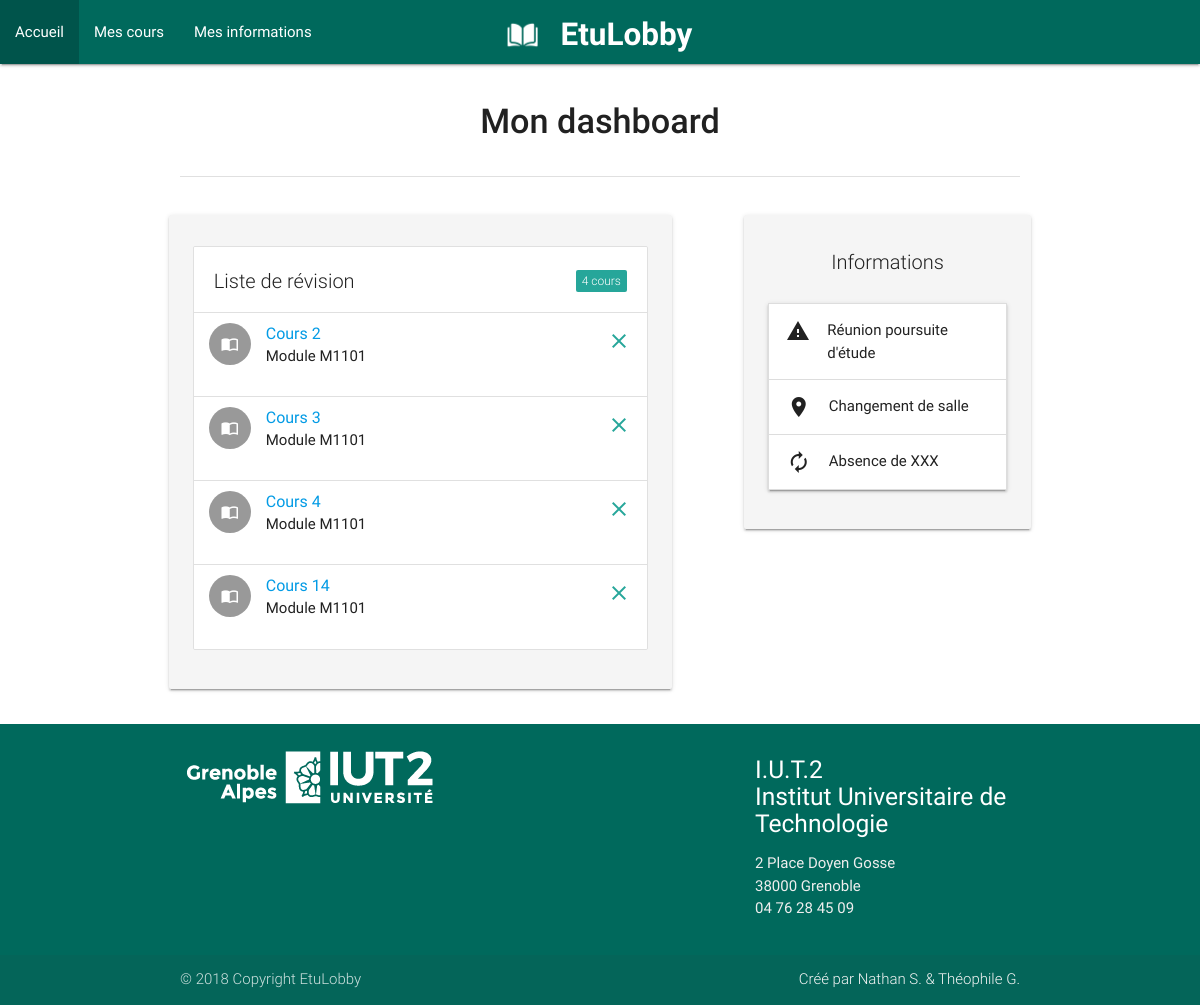
The page /controler/accueil.php (signed in) on the database its author committed.
### tables this page shows
CREATE TABLE cours (
  id INTEGER PRIMARY KEY,
  nomCours TEXT,
  numModule INT,
  FOREIGN KEY(numModule) REFERENCES module(id)
);

### model/DAO_class.php (called while the page is built, shortened)
<?php
  class DAO {
      private $db;
      private $database = 'sqlite:../model/db/etulobby.db';
      function __construct() {
          $this->db = new PDO($this->database);
      }
      function getCoursRevisionByIdUser($idUser) {
          $req = "SELECT idCours FROM revision WHERE idUser = ?";
          $stmt = $this->db->prepare($req);
          $stmt->bindParam(1,$idUser);
          $stmt->execute();
          $res = $stmt->fetchAll(PDO::FETCH_ASSOC);
          $coursRevision = array();
          foreach ($res as $idCours){
              array_push($coursRevision,$this->getCoursById($idCours["idCours"]));
          }
          return $coursRevision;
      }
      function getCoursById($idCours) {
          $req = "SELECT * FROM cours WHERE id = ?";
          $stmt = $this->db->prepare($req);
          $stmt->bindParam(1,$idCours);
          $stmt->execute();
          $cours = $stmt->fetchAll(PDO::FETCH_CLASS,"Cours");
          return $cours;
      }
  }
 ?>

### view/accueil_view.php (the view, shortened to what this page needs)
<?php include("../view/inc/header.php");
$coursRevision = $data["coursRevision"]; ?>
<nav>
    <div class="nav-wrapper teal darken-3">
        <div class="brand-logo center">
            <a><img  src="../view/img/open-book.png" style="margin-bottom:-5px; padding:20px 15px 0 0; height: 50px; width: auto;"></a>
            <a href="/" style="font-weight: bolder; margin-top: -10px;">EtuLobby</a>
        </div>
        <ul class="left hide-on-med-and-down">
            <li class="active" ><a href="accueil.php">Accueil</a></li>
            <li><a href="afficherModules.php">Mes cours</a></li>
            <li><a href="afficherInformations.php">Mes informations</a></li>
        </ul>
    </div>
</nav>
<div class="container">
    <div class="row">
        <div class="row center" style="padding-top: 20px; margin:2px;">
            <h4 style="font-weight: 500;">Mon dashboard</h4>
        </div>
    </div>
    <div class="divider" style="margin-bottom: 30px;"></div>
    <div class="row">
        <div class="col l7">
            <div class="row card-panel grey lighten-4 ">
                <ul class="collection with-header">
                    <li class="collection-header"><h5 style="font-size:20px; font-weight: 300;">Liste de révision<span class="new badge" data-badge-caption="cours"><?php echo sizeof($coursRevision) ?></span></h5></li>
                    <?php
                    foreach ($coursRevision as $cours){
                        echo "<li class='collection-item avatar'>";
                        echo "<i class='material-icons circle'>import_contacts</i>";
                        echo "<span class='title'><a style='color: !important;' href='afficherCours.php?id={$cours[0]->id}&nom={$cours[0]->nomCours}'>".$cours[0]->nomCours."</a></span>";
                        echo "<p>Module M{$cours[0]->numModule}</p>";
                        echo "<a href='accueil.php?coursDel={$cours[0]->id}' class='secondary-content tooltipped' data-position='bottom' data-tooltip='Supprimer de la liste'><i class=\"material-icons\">clear</i></a>";
                        echo "</li>";
                    }
                    ?>
                </ul>
            </div>
        </div>
        <div class="col l4 offset-l1">
            <div class="row card-panel grey lighten-4 ">
                <div class="row center">
                    <h5 style="font-size:20px; font-weight: 300;">Informations</h5>
                </div>
                <ul class="collapsible ">
                    <li class="active">
                        <div class="collapsible-header"><i class="material-icons">warning</i>Réunion poursuite d'étude</div>
                    </li>
                    <li>
                        <div class="collapsible-header"><i class="material-icons">location_on</i>Changement de salle</div>
                    </li>
                    <li>
                        <div class="collapsible-header"><i class="material-icons">autorenew</i>Absence de XXX</div>
                    </li>
                </ul>
            </div>
        </div>
    </div>
</div>
<?php include("../view/inc/footer.php"); ?>

### view/css/style.css (style rules this page uses)
body { display: flex !important; min-height: 100vh !important; flex-direction: column !important; }

### rows shown on the page
cours: nomCours "Cours 2", numModule "1101"
cours: nomCours "Cours 3", numModule "1101"
cours: nomCours "Cours 4", numModule "1101"
cours: nomCours "Cours 14", numModule "1101"

### other values the page prints
sizeof($coursRevision) "4"
